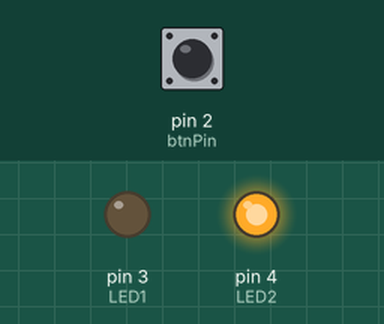
The sketch below on a simulated Arduino Uno, built with avr-gcc and run on an emulated ATmega328P. On the bench: output pins drawn as LEDs (lit = HIGH). Inputs (shaded band) come from the test bench; at power-on: pin 2 (btnPin) LOW.

Above: at 1.2 s.
1.3 s: pin 2 (btnPin) pulled HIGH for 0.15 s
At 1.37 s:
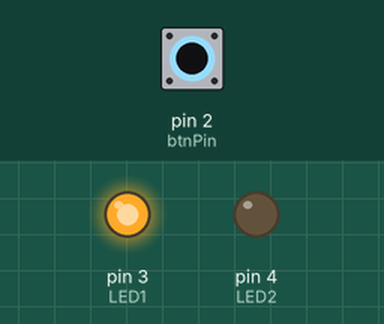
2.9 s: pin 2 (btnPin) pulled HIGH for 3.2 s
At 7.1 s:
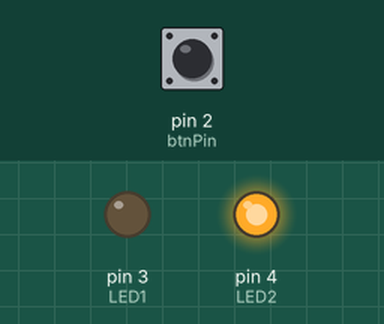
Timing chart, 0 to 8.6 s (numbered marks = the images above; inputs shaded):
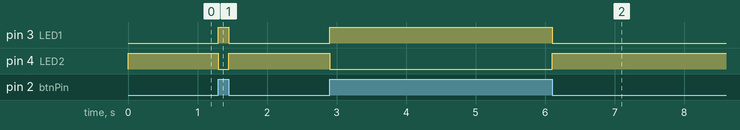

Measured:
- after the input at 1.3 s, pin 3 (LED1): LOW → HIGH at once, → LOW 0.15 s later; pin 4 (LED2): HIGH → LOW at once, → HIGH 0.15 s later
- after the input at 2.9 s, pin 3 (LED1): LOW → HIGH at once, → LOW 3.2 s later; pin 4 (LED2): HIGH → LOW at once, → HIGH 3.2 s later

The sketch:

cl1.ino
```cpp
// C++ code
// dis
int btnPin = 2;
bool btnState = 0;
int num =0;
int LED1 = 3 , LED2 = 4;

void setup() {
  pinMode(btnPin ,INPUT);
  pinMode(LED1, OUTPUT);
  pinMode(LED2, OUTPUT);
  Serial.begin(9600);
}

void loop() {
    btnState = digitalRead(btnPin);

  if(btnState == 1){
     digitalWrite(LED1, HIGH);
     digitalWrite(LED2, LOW);
  }
  else{
     digitalWrite(LED1, LOW);
     digitalWrite(LED2, HIGH);
  }
}
```
